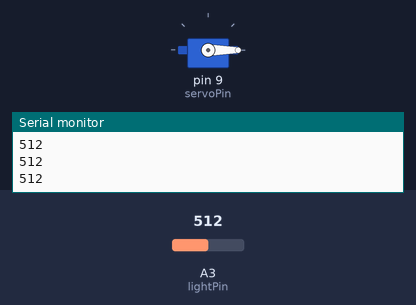
The sketch below on a simulated Arduino Uno, built with avr-gcc and run on an emulated ATmega328P. Shown: servo, the last lines printed to the serial monitor. The inputs (shaded band) are chosen by the test bench; at power-on: A3 (lightPin) = 512.

Above: at 1.2 s.
1.3 s: A3 (lightPin) set to 0
At 1.6 s:
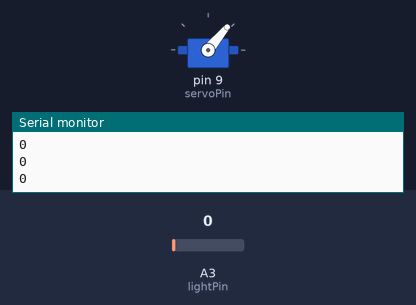
2.8 s: A3 (lightPin) set to 306
At 4.1 s:
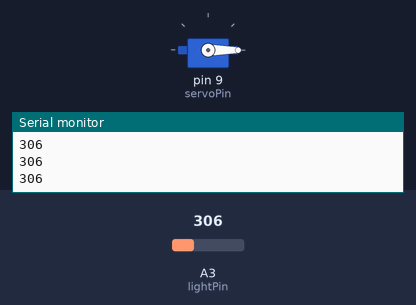
Timing chart, 0 to 5.8 s (numbered marks = the images above; inputs shaded):
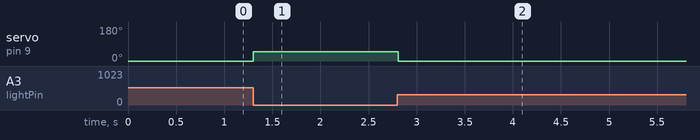

The sketch:

servoPhoto.ino
```cpp
#include <Servo.h>
int lightVal;
int lightPin = A3;
int dt = 250;
int servoPin = 9;
Servo myServo;
float angle;

void setup() {
  // put your setup code here, to run once:
   Serial.begin(9600);
   myServo.attach(servoPin);
   pinMode(lightPin, INPUT);
   pinMode(servoPin, OUTPUT);

}

void loop() {
  // put your main code here, to run repeatedly:
   lightVal = analogRead(lightPin);
   Serial.println(lightVal);

   angle = -16.0/63.0 * lightVal + ((16.0 * 200)/63);

   myServo.write(angle);
}
```

Measured:
- after the input at 1.3 s, servo on pin 9 (servoPin): 0° → 50° at once
- after the input at 2.8 s, servo on pin 9 (servoPin): 50° → 0° at once
